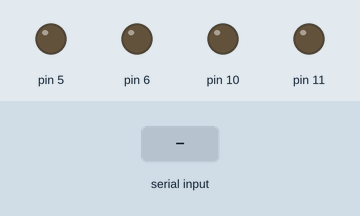
Simulated run of this sketch. Board: Arduino Uno, built with avr-gcc and run on an emulated ATmega328P. Shown: output pins drawn as LEDs (lit = HIGH). The test bench sets the inputs (shaded band).

Above: at 1.2 s.
1.3 s: "F" received over Serial
At 1.8 s:
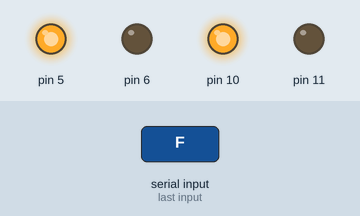
2.8 s: "R" received over Serial
At 4.0 s:
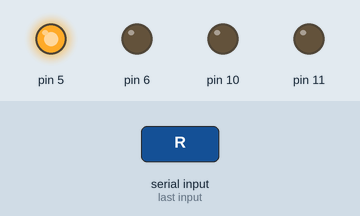
4.3 s: "L" received over Serial
At 5.3 s:
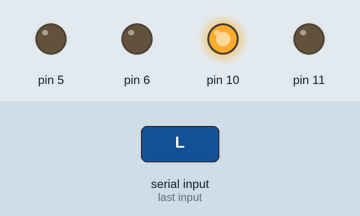
5.8 s: "B" received over Serial
At 6.5 s:
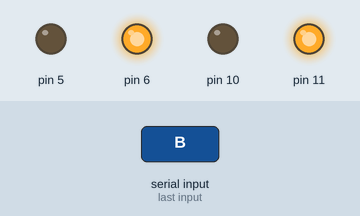
7.3 s: "1" received over Serial
At 7.6 s:
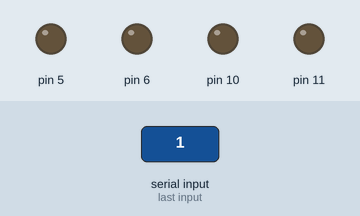
Timing chart, 0 to 9.8 s (numbered marks = the images above; inputs shaded):
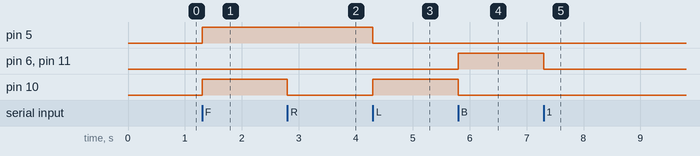

The sketch:

sketch_apr03a.ino
```cpp
char a='X';
void setup() {
  Serial.begin(115200);
  pinMode(5, OUTPUT);
  pinMode(6, OUTPUT);
  pinMode(10, OUTPUT);
  pinMode(11, OUTPUT);
}

void loop() {
  if(Serial.available())
  {
    a=Serial.read();
  }
  if(a=='F')
  {
    digitalWrite(5, HIGH);
    digitalWrite(6, LOW);
    digitalWrite(10, HIGH);
    digitalWrite(11, LOW);
  }
  else if(a=='R')
  {
    digitalWrite(5, HIGH);
    digitalWrite(6, LOW);
    digitalWrite(10, LOW);
    digitalWrite(11, LOW);
  }
  else if(a=='L')
  {
    digitalWrite(5, LOW);
    digitalWrite(6, LOW);
    digitalWrite(10, HIGH);
    digitalWrite(11, LOW);
  }
  else if(a=='B')
  {
    digitalWrite(5, LOW);
    digitalWrite(6, HIGH);
    digitalWrite(10, LOW);
    digitalWrite(11, HIGH);
  }
  else
  {
    digitalWrite(5, LOW);
    digitalWrite(6, LOW);
    digitalWrite(10, LOW);
    digitalWrite(11, LOW);
  }
}
```

Measured:
- after the input at 1.3 s, pin 5, pin 10: LOW → HIGH at once
- after the input at 2.8 s, pin 10: HIGH → LOW at once
- after the input at 4.3 s, pin 5: HIGH → LOW at once; pin 10: LOW → HIGH at once
- after the input at 5.8 s, pin 6, pin 11: LOW → HIGH at once; pin 10: HIGH → LOW at once
- after the input at 7.3 s, pin 6, pin 11: HIGH → LOW at once
